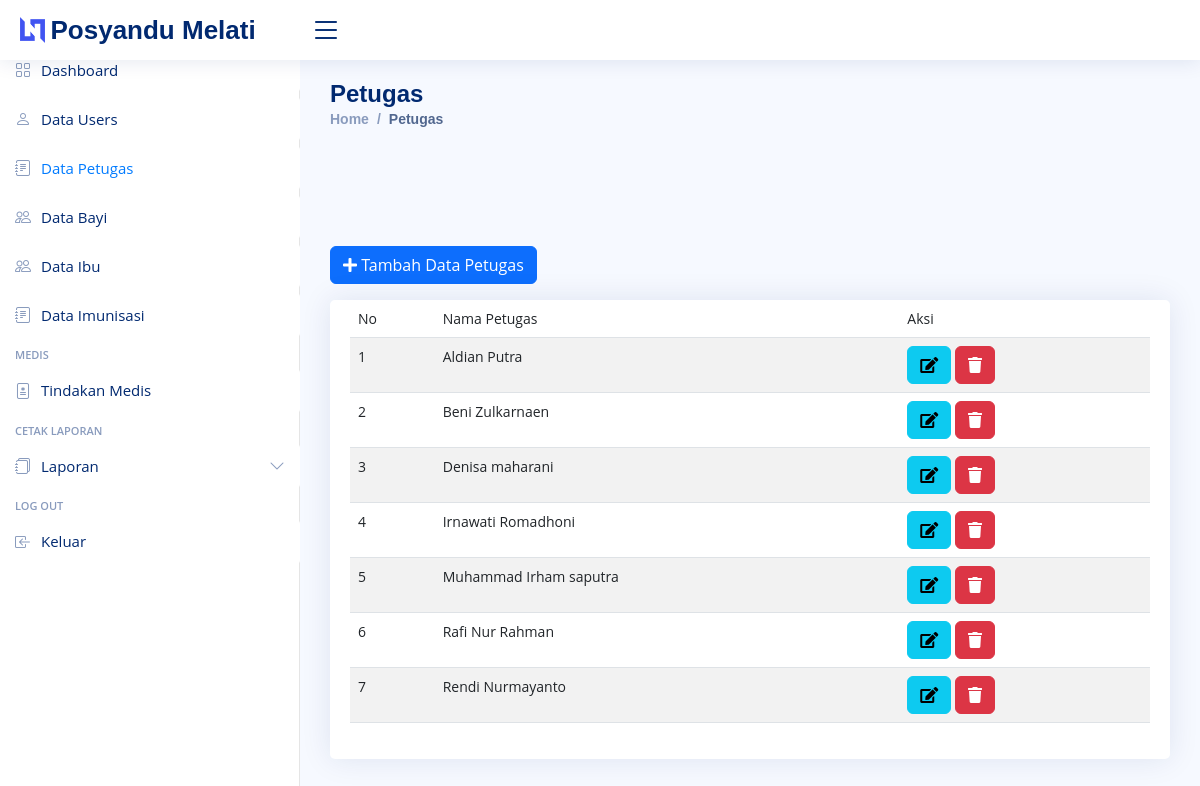
The page /posyandu/index.php/admin/petugas on the database its author committed.
### tables this page shows
CREATE TABLE `petugas` (
  `id_petugas` int(11) NOT NULL,
  `nama_petugas` varchar(50) NOT NULL
);

### posyandu/application/controllers/admin/petugas.php (called while the page is built, shortened)
<?php
class petugas extends CI_Controller {
	public function __construct()
	{
		$this->load->model('petugas_m');
		$this->load->library('form_validation');
	}
	public function index()
	{
		$data['title'] = 'Petugas';
		$data['petugas'] = $this->petugas_m->get('petugas')->result_array();
		$this->form_validation->set_rules('nama', 'Nama petugas', 'required|trim');
		if($this->form_validation->run() == FALSE) {
			$this->load->view('layout/header', $data);
			$this->load->view('layout/sidebar');
			$this->load->view('admin/petugas/index');
			$this->load->view('layout/footer');
		}
	}
}

### posyandu/index.php (called while the page is built, shortened)
<?php
require_once BASEPATH.'core/CodeIgniter.php';

### posyandu/application/models/petugas_m.php (called while the page is built, shortened)
<?php
class petugas_m extends CI_Model {
	public function get($table)
	{
		$this->db->order_by('nama_petugas', 'ASC');
		return $this->db->get($table);
	}
}

### posyandu/application/views/admin/petugas/index.php (the view, shortened to what this page needs)
<main id="main" class="main">
    <div class="row mb-2">
        <div class="col-md-6">
            <button type="button" class="btn btn-primary mb-2" data-toggle="modal" data-target="#formModalpetugas">
                <i class="fas fa-plus"></i> Tambah Data Petugas
            </button>
        </div>
    </div>
    <div class="card">
        <div class="card-body">
            <div class="row">
                <div class="col-md">
                    <div class="table-responsive">
                        <table class="table table-striped">
                            <thead>
                                <tr>
                                    <td>No</td>
                                    <td>Nama Petugas</td>
                                    <td>Aksi</td>
                                </tr>
                            </thead>
                            <tbody>
                                <?php $no = 1; foreach($petugas as $u) : ?>
                                <tr>
                                    <td><?= $no++; ?></td>
                                    <td><?= $u['nama_petugas']; ?></td>
                                    <td>
                                        <a href="<?= base_url('admin/petugas/ubah/') . $u['id_petugas']; ?>"
                                            class="btn btn-info"><i class="fas fa-edit"></i></a>
                                        <a href="<?= base_url('admin/petugas/hapus/') . $u['id_petugas']; ?>"
                                            class="btn btn-danger" onclick="return confirm('Yakin Hapus ?')"><i
                                                class="fas fa-trash"></i></a>
                                    </td>
                                </tr>
                                <?php endforeach; ?>
                            </tbody>
                        </table>
                    </div>
                </div>
            </div>
        </div>
    </div>
</main>

### posyandu/assets/css/dashboard.css (style rules this page uses)
body { font-size: .875rem; }

### posyandu/assets/nice/assets/css/style.css (style rules this page uses)
:root { scroll-behavior: smooth; }
body { font-family: "Open Sans", sans-serif; background: #f6f9ff; color: #444444; }
a { color: #4154f1; text-decoration: none; }
#main { margin-top: 60px; padding: 20px 30px; transition: all 0.3s; }
.card { margin-bottom: 30px; border: none; border-radius: 5px; box-shadow: 0px 0 30px rgba(1, 41, 112, 0.1); }
.card-body { padding: 0 20px 20px 20px; }
@media (min-width: 1200px) { #main, #footer { margin-left: 300px; } }

### rows shown on the page
petugas: nama_petugas "Aldian Putra"
petugas: nama_petugas "Beni Zulkarnaen"
petugas: nama_petugas "Denisa maharani"
petugas: nama_petugas "Irnawati Romadhoni"
petugas: nama_petugas "Muhammad Irham saputra"
petugas: nama_petugas "Rafi Nur Rahman"
petugas: nama_petugas "Rendi Nurmayanto"

### other values the page prints
$title "Petugas"
